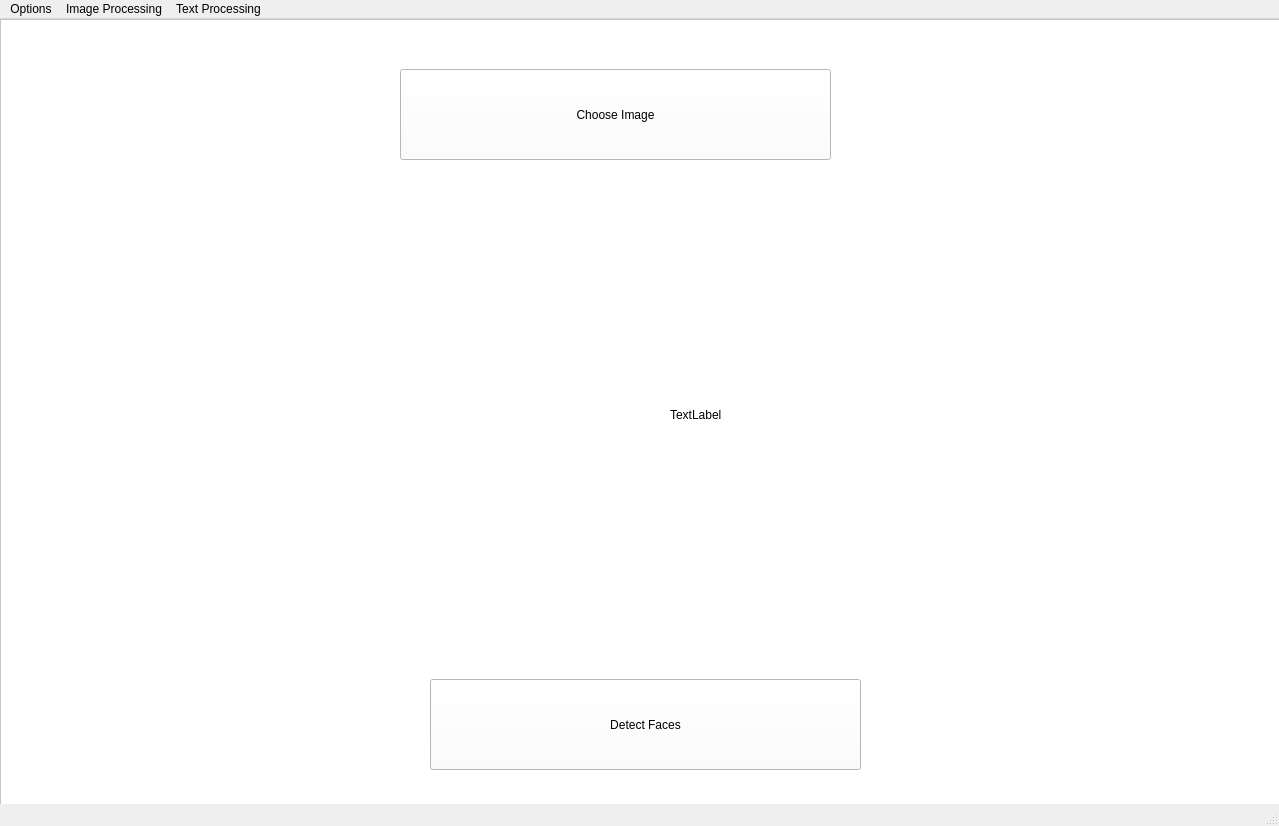
<?xml version="1.0" encoding="UTF-8"?>
<ui version="4.0">
 <class>MainWindow</class>
 <widget class="QMainWindow" name="MainWindow">
  <property name="geometry">
   <rect>
    <x>0</x>
    <y>0</y>
    <width>1279</width>
    <height>826</height>
   </rect>
  </property>
  <property name="windowTitle">
   <string>MainWindow</string>
  </property>
  <widget class="QWidget" name="centralwidget">
   <widget class="QLabel" name="label">
    <property name="geometry">
     <rect>
      <x>260</x>
      <y>50</y>
      <width>801</width>
      <height>121</height>
     </rect>
    </property>
    <property name="styleSheet">
     <string notr="true">font: 20pt &quot;MS Shell Dlg 2&quot;;
color: rgb(170, 0, 0);</string>
    </property>
    <property name="text">
     <string>Welcome To Machine Learning Applications</string>
    </property>
   </widget>
   <widget class="QFrame" name="frame">
    <property name="geometry">
     <rect>
      <x>0</x>
      <y>0</y>
      <width>1281</width>
      <height>791</height>
     </rect>
    </property>
    <property name="styleSheet">
     <string notr="true">background-color: rgb(255, 255, 255);</string>
    </property>
    <property name="frameShape">
     <enum>QFrame::StyledPanel</enum>
    </property>
    <property name="frameShadow">
     <enum>QFrame::Raised</enum>
    </property>
    <widget class="QPushButton" name="pushButton">
     <property name="geometry">
      <rect>
       <x>400</x>
       <y>50</y>
       <width>431</width>
       <height>91</height>
      </rect>
     </property>
     <property name="styleSheet">
      <string notr="true">font: 20pt &quot;MS Shell Dlg 2&quot;;</string>
     </property>
     <property name="text">
      <string>Choose Image</string>
     </property>
    </widget>
    <widget class="QLabel" name="label_2">
     <property name="geometry">
      <rect>
       <x>80</x>
       <y>200</y>
       <width>501</width>
       <height>401</height>
      </rect>
     </property>
     <property name="text">
      <string/>
     </property>
    </widget>
    <widget class="QLabel" name="label_3">
     <property name="geometry">
      <rect>
       <x>670</x>
       <y>190</y>
       <width>541</width>
       <height>411</height>
      </rect>
     </property>
     <property name="text">
      <string>TextLabel</string>
     </property>
    </widget>
    <widget class="QPushButton" name="pushButton_2">
     <property name="geometry">
      <rect>
       <x>430</x>
       <y>660</y>
       <width>431</width>
       <height>91</height>
      </rect>
     </property>
     <property name="styleSheet">
      <string notr="true">font: 20pt &quot;MS Shell Dlg 2&quot;;</string>
     </property>
     <property name="text">
      <string>Detect Faces</string>
     </property>
    </widget>
   </widget>
  </widget>
  <widget class="QMenuBar" name="menubar">
   <property name="geometry">
    <rect>
     <x>0</x>
     <y>0</y>
     <width>1279</width>
     <height>31</height>
    </rect>
   </property>
   <widget class="QMenu" name="menuImage_Processing">
    <property name="title">
     <string>Image Processing</string>
    </property>
    <addaction name="actionFace_Detect"/>
    <addaction name="actionFace_Recognition"/>
    <addaction name="actionDigits_Recognition"/>
    <addaction name="actionOther_Objects_Detection"/>
   </widget>
   <widget class="QMenu" name="menuText_Processing">
    <property name="title">
     <string>Text Processing</string>
    </property>
    <addaction name="actionText_Summarizer"/>
    <addaction name="actionText_Classification"/>
   </widget>
   <widget class="QMenu" name="menuOptions">
    <property name="title">
     <string>Options</string>
    </property>
    <addaction name="actionHome"/>
    <addaction name="actionExit"/>
   </widget>
   <addaction name="menuOptions"/>
   <addaction name="menuImage_Processing"/>
   <addaction name="menuText_Processing"/>
  </widget>
  <widget class="QStatusBar" name="statusbar"/>
  <action name="actionFace_Detect">
   <property name="text">
    <string>Face Detect</string>
   </property>
  </action>
  <action name="actionFace_Recognition">
   <property name="text">
    <string>Face Recognition</string>
   </property>
  </action>
  <action name="actionText_Summarizer">
   <property name="text">
    <string>Text Summarizer</string>
   </property>
  </action>
  <action name="actionText_Classification">
   <property name="text">
    <string>Text Classification</string>
   </property>
  </action>
  <action name="actionDigits_Recognition">
   <property name="text">
    <string>Digits Recognition</string>
   </property>
  </action>
  <action name="actionOther_Objects_Detection">
   <property name="text">
    <string>Other Objects Detection</string>
   </property>
  </action>
  <action name="actionHome">
   <property name="text">
    <string>Home</string>
   </property>
  </action>
  <action name="actionExit">
   <property name="text">
    <string>Exit</string>
   </property>
  </action>
 </widget>
 <resources/>
 <connections/>
</ui>
